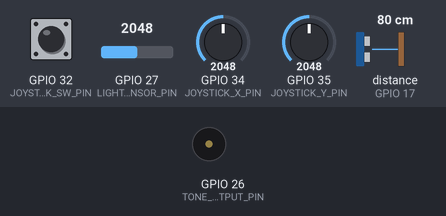
Bench run of a sketch on a simulated ESP32. Parts: buzzer (waves = sounding). Wiring (inferred from the names in the program): ultrasonic range finder: trigger GPIO 16; echo GPIO 17. The inputs (shaded band) are chosen by the test bench; at power-on: distance to the obstacle (sensor on GPIO 17) 80 cm, GPIO 27 (LIGHT_SENSOR_PIN) = 2048, GPIO 32 (JOYSTICK_SW_PIN) HIGH, GPIO 34 (JOYSTICK_X_PIN) = 2048, GPIO 35 (JOYSTICK_Y_PIN) = 2048. The echo pulse lasts 58.3 µs per cm.

Above: at 1.2 s.
1.3 s: distance to the obstacle (sensor on GPIO 17) set to 65 cm
2.8 s: distance to the obstacle (sensor on GPIO 17) set to 57 cm
At 3.2 s:
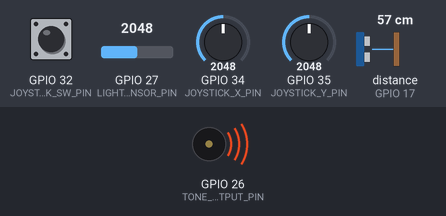
5.8 s: distance to the obstacle (sensor on GPIO 17) set to 120 cm
At 6.2 s:
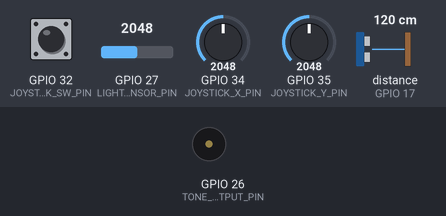
7.3 s: GPIO 27 (LIGHT_SENSOR_PIN) set to 2953
8.8 s: GPIO 27 (LIGHT_SENSOR_PIN) set to 3027
At 11.7 s:
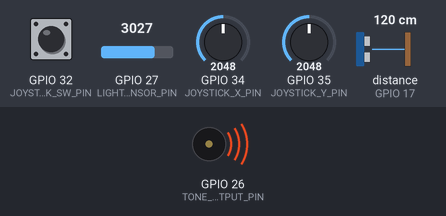
11.8 s: GPIO 27 (LIGHT_SENSOR_PIN) set to 2960
Timing chart, 0 to 14.3 s (numbered marks = the images above; inputs shaded):
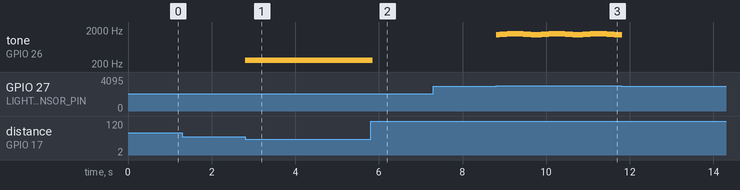

Measured:
- the behaviour switches between 61 and 60 cm on distance to the obstacle (sensor on GPIO 17) (found by bisection; images 0 and 1)
- the behaviour switches between 3000 and 3001 on GPIO 27 (LIGHT_SENSOR_PIN) (found by bisection; images 2 and 3)
- after the input at 1.3 s, every drawn part: stays the same
- after the input at 2.8 s, tone on GPIO 26 (TONE_OUTPUT_PIN): silent → 262 Hz at once
- after the input at 5.8 s, tone on GPIO 26 (TONE_OUTPUT_PIN): 262 Hz → silent after 0.05 s
- after the input at 7.3 s, every drawn part: stays the same
- after the input at 8.8 s, tone on GPIO 26 (TONE_OUTPUT_PIN): plays 1462 Hz for 0.02 s, 1464 Hz for 0.02 s, 1467 Hz for 0.02 s, 1469 Hz for 0.02 s, 1473 Hz for 0.02 s, 1476 Hz for 0.02 s … (166 notes in this stretch), starting at once

The sketch:

harmonica.ino
```cpp
/*
  Harmonica
  In this project, a harmonica-inspired musical instrument was crafted using a small cardboard box, integrating a joystick,
  an ultrasonic sensor, and a light sensor. The joystick allows playing various songs with five notes,
  while the ultrasonic sensor enables playing only when held close for authenticity,
  and the light sensor adds electronic music when the player hovers their mouth over it.
  Additionally, the harmonica features a speaker at the bottom.

  The circuit:
  list the components attached to each input:
  * JOYSTICK (34,35,32)
  * LIGHT_SENSOR (27)
  * ultrasonic sensor(16)
  *
  * list the components attached to each output:
  * speaker(26)

  Video link: https://drive.google.com/file/d/1Id3SShsEX0DDhj0r1-G7V6TSeDQ8hdOu/view

  Created By:
  Student1_Alon_Regenbogen #315371518
  Student2_Lidan_Avisar #211357751
  Student3_Benny_Mestel #326865946
*/

#include "pitches.h"
#define TONE_OUTPUT_PIN 26
#define JOYSTICK_X_PIN 34
#define JOYSTICK_Y_PIN 35
#define JOYSTICK_SW_PIN 32
#define LIGHT_SENSOR_PIN 27
#define TRIGGER_PIN  16
#define ECHO_PIN     17
#define MAX_DISTANCE 100

const int TONE_PWM_CHANNEL = 0;

// Melody arrays for different joystick positions
int melodyX[] = {NOTE_E4};
int melodyY[] = {NOTE_G4};
int melodyUP[] = {NOTE_C4};
int melodyDOWN[] = {NOTE_D4};
int melodyCLICK[] = {NOTE_F4};

int* currentMelody;

void setup() {
  Serial.begin(115200);
  ledcAttachPin(TONE_OUTPUT_PIN, TONE_PWM_CHANNEL);
  pinMode(JOYSTICK_SW_PIN, INPUT_PULLUP);
  ledcWrite(TONE_PWM_CHANNEL, 0);
  pinMode(LIGHT_SENSOR_PIN, INPUT);
}

void playMelody(int* melody) {
  int noteDuration = 250;
  ledcWriteTone(TONE_PWM_CHANNEL, melody[0]);
  delay(noteDuration);
  ledcWriteTone(TONE_PWM_CHANNEL, 0);

}

int ultrasonic_measure(int trigPin, int echoPin, int max_distance) {
pinMode(trigPin, OUTPUT);
pinMode(echoPin, INPUT);
digitalWrite(trigPin, LOW);
delayMicroseconds(2);
digitalWrite(trigPin, HIGH);
delayMicroseconds(5);
digitalWrite(trigPin, LOW);
int duration = pulseIn(echoPin, HIGH, max_distance * 59);
return duration / 59;
}

void loop() {

  int x = analogRead(JOYSTICK_X_PIN);
  int y = analogRead(JOYSTICK_Y_PIN);
  int sw = digitalRead(JOYSTICK_SW_PIN);
  int cm = ultrasonic_measure(TRIGGER_PIN, ECHO_PIN, MAX_DISTANCE);
  int lightSensor = analogRead(LIGHT_SENSOR_PIN);

  // Light sensor-based tone generation that create music effect
  if(lightSensor > 3000){
    int frequency = map(lightSensor, 0, 4095, 120, 2000);
    int amplitude = 50;
    int modulation = amplitude * sin(millis() * 2 * PI / 1000);
    int modulatedFrequency = frequency + modulation;
    tone(TONE_OUTPUT_PIN, modulatedFrequency);
    delay(10);
    tone(TONE_OUTPUT_PIN, 0);
  }

  // Define joystick thresholds and values
  int defaultX = 1750;
  int defaultY = 1750;
  int threshold = 50;
  int maxValue = 4095;


  // Joystick-based melody selection position and playing only when close
  if(cm > 0 && cm < 60){
    if (x < defaultX + threshold && x > defaultX - threshold && y < defaultY + threshold && y > defaultY - threshold) {
        ledcWriteTone(TONE_PWM_CHANNEL, 0);
    } else if(x > defaultX + threshold && y > defaultY + threshold) {
        currentMelody = melodyUP;
        playMelody(currentMelody);
    } else if(x < defaultX - threshold && y > defaultY + threshold) {
        currentMelody = melodyDOWN;
        playMelody(currentMelody);
    } else if(x < defaultX - threshold && y < defaultY - threshold) {
        currentMelody = melodyX;
        playMelody(currentMelody);
    } else if(x > defaultX + threshold && y < defaultY - threshold) {
        currentMelody = melodyY;
        playMelody(currentMelody);
    }
    if(sw == 0){
      playMelody(melodyCLICK);
    }
  }
}
```

pitches.h
```cpp
/*************************************************
   Public Constants
 *************************************************/


#define NOTE_B0  31
#define NOTE_C1  33
#define NOTE_CS1 35
#define NOTE_D1  37
#define NOTE_DS1 39
#define NOTE_E1  41
#define NOTE_F1  44
#define NOTE_FS1 46
#define NOTE_G1  49
#define NOTE_GS1 52
#define NOTE_A1  55
#define NOTE_AS1 58
#define NOTE_B1  62
#define NOTE_C2  65
#define NOTE_CS2 69
#define NOTE_D2  73
#define NOTE_DS2 78
#define NOTE_E2  82
#define NOTE_F2  87
#define NOTE_FS2 93
#define NOTE_G2  98
#define NOTE_GS2 104
#define NOTE_A2  110
#define NOTE_AS2 117
#define NOTE_B2  123
#define NOTE_C3  131
#define NOTE_CS3 139
#define NOTE_D3  147
#define NOTE_DS3 156
#define NOTE_E3  165
#define NOTE_F3  175
#define NOTE_FS3 185
#define NOTE_G3  196
#define NOTE_GS3 208
#define NOTE_A3  220
#define NOTE_AS3 233
#define NOTE_B3  247
#define NOTE_C4  262
#define NOTE_CS4 277
#define NOTE_D4  294
#define NOTE_DS4 311
#define NOTE_E4  330
#define NOTE_F4  349
#define NOTE_FS4 370
#define NOTE_G4  392
#define NOTE_GS4 415
#define NOTE_A4  440
#define NOTE_AS4 466
#define NOTE_B4  494
#define NOTE_C5  523
#define NOTE_CS5 554
#define NOTE_D5  587
#define NOTE_DS5 622
#define NOTE_E5  659
#define NOTE_F5  698
#define NOTE_FS5 740
#define NOTE_G5  784
#define NOTE_GS5 831
#define NOTE_A5  880
#define NOTE_AS5 932
#define NOTE_B5  988
#define NOTE_C6  1047
#define NOTE_CS6 1109
#define NOTE_D6  1175
#define NOTE_DS6 1245
#define NOTE_E6  1319
#define NOTE_F6  1397
#define NOTE_FS6 1480
#define NOTE_G6  1568
#define NOTE_GS6 1661
#define NOTE_A6  1760
#define NOTE_AS6 1865
#define NOTE_B6  1976
#define NOTE_C7  2093
#define NOTE_CS7 2217
#define NOTE_D7  2349
#define NOTE_DS7 2489
#define NOTE_E7  2637
#define NOTE_F7  2794
#define NOTE_FS7 2960
#define NOTE_G7  3136
#define NOTE_GS7 3322
#define NOTE_A7  3520
#define NOTE_AS7 3729
#define NOTE_B7  3951
#define NOTE_C8  4186
#define NOTE_CS8 4435
#define NOTE_D8  4699
#define NOTE_DS8 4978
```
